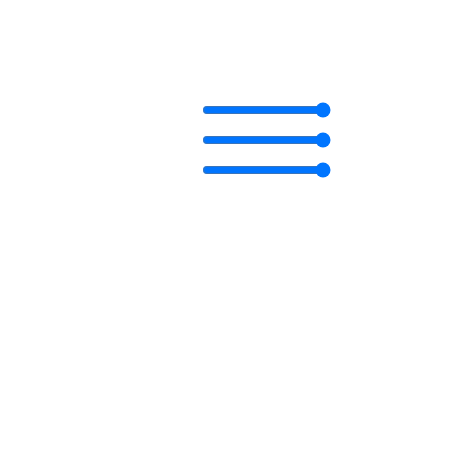
Frame 1 (no input)
Frame 60 (no input): identical to frame 1, image omitted
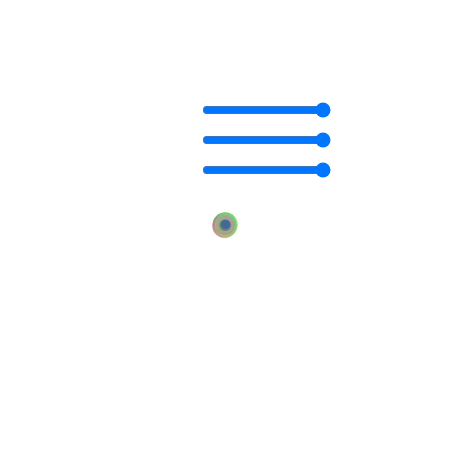
Frame 120 (the mouse pressed at the canvas centre since frame 60)

The p5.js sketch that drew these frames (run headless with seeded random() and noise() and a simulated clock; from frame 60 on, the mouse is pressed at the canvas centre):

// p5.js sketch
// ── sketch.js
//Create two variables that will store the new objects from the class Circle
let circleArray = [];
let arraySize = 100;
var rSlider, gSlider, bSlider;


function setup() {
  createCanvas(450, 450);
  rSlider = createSlider(0, 255, 255);
  rSlider.position(200, 100);
  gSlider = createSlider(0, 255, 255);
  gSlider.position(200, 130);
  bSlider = createSlider(0, 255, 255);
  bSlider.position(200  , 160);
  for (let i=0; i<arraySize; i++){
    circleArray[i] = new Circle;
  }
}


function draw() {
  var r = rSlider.value();
  var g = gSlider.value();
  var b = bSlider.value();
  text("red", rSlider.x * 2 + rSlider.width, 35);
  text("green", gSlider.x * 2 + gSlider.width, 65);
  text("blue", bSlider.x * 2 + bSlider.width, 95);
  background(r,g,b);
  for (let i=0; i<circleArray.length; i++){
    circleArray[i].moveFunction();
    circleArray[i].displayCircle();

    if (mouseIsPressed) {
    for (let i=0; i<arraySize; i++){
      circleArray[i] = new Circle(mouseX, mouseY, random(-1, 1), random(-1, 1), random(1, 25));
    }
  }
}
}

//Definition of the class Circle
class Circle{

  constructor(x, y, speedX, speedY, size){
    //Setup of class' variables
    this.x = x;
    this.y = y;
    this.speedX = speedX;
    this.speedY = speedY;
    this.size = size;

    this.rd = random(255);
    this.grn = random(255);
    this.bl = random(255);
    this.a = 100;
  }

  //Class function that takes care of motion and collision
  moveFunction(){
    //Motion system - current position and speed
    this.x = this.x + this.speedX;
    this.y = this.y + this.speedY;

    //Based on boundaries collision, reverse direction for x and y
    if (this.x > width || this.x<0){
      this.speedX *= -1;
    }
    if (this.y > (height) || this.y<0){
      this.speedY *= -1;
    }
  }

  //Class function that displays the ellipse
  displayCircle(){
    noStroke();
    this.fillcol = color(this.rd, this.grn, this.bl, this.a)
    fill(this.fillcol);
    ellipse(this.x, this.y, this.size, this.size);
  }
}

// ── style.css
body {
  height: 100%;
  font-size: 12px;
  text-align: center;
  padding: 0%;
  margin: 0%;

}

h1 {
  color: black;
}


#canvasContainer{
  margin: 1%;
}

header {
  background-color: #C9C9C9;
  padding: 1% 0% 1% 0px;
}
